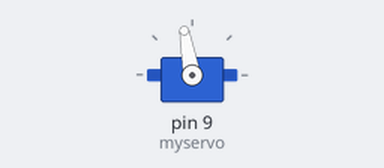
Recording of a sketch running on a simulated Arduino Uno, built with avr-gcc and run on an emulated ATmega328P. Shown: servo. What the sketch prints to the serial monitor is not drawn.

Above: at 1.27 s.
At 11.7 s:
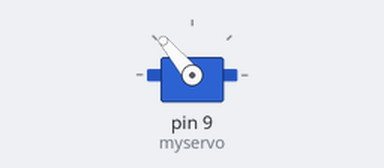
At 21.84 s:
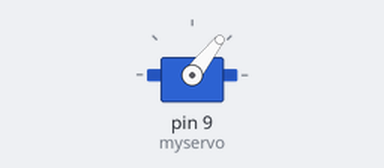
At 36.15 s:
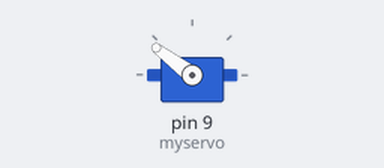
Timing chart, 0 to 40.0 s (numbered marks = the images above):
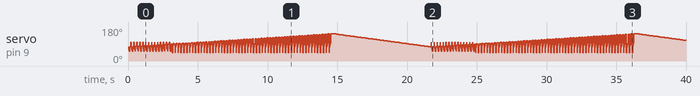

The sketch:

leg_1_.ino
```cpp
#include <Servo.h>

Servo myservo;  // create servo object to control a servo
// twelve servo objects can be created on most boards

int pos1 = 75;    // variable to store the servo position
int pos2 = 45;
void setup() {
  myservo.attach(9);// attaches the servo on pin 9 to the servo object
  myservo.attach(10);
  Serial.begin(9600);
}

void loop() {
  for(pos1 =75;pos1 < 145;pos1 += 1){
    if(pos1>=90&&pos1<=145){
      for(pos2=45;pos2<100;pos2+=1){
        myservo.attach(10);
        myservo.write(pos2);
        Serial.print(pos2);
        Serial.print("\n");
    }
  }
  else{
      for(pos2=100;pos2>=45;pos2-=1){
        myservo.attach(10);
        myservo.write(pos2);
        Serial.print(pos2);
        Serial.print("\n");
      }
  }
    myservo.attach(9);
    myservo.write(pos1);
    Serial.print(pos1);
    Serial.print("\n");
    delay(100);
  }
  for(pos1 = 145;pos1 >= 75;pos1 -= 1){
    myservo.attach(9);
    myservo.write(pos1);
    Serial.print(pos1);
    Serial.print("\n");
    delay(100);
  }
}
```
